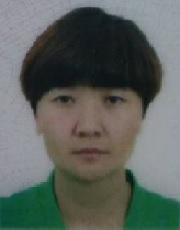
#> input picture Test/111.jpg, 180 x 230 px
$ jupyter execute --allow-errors Mesh.ipynb
#> lines starting #> are read from the running program, lines starting #| are printed output that depends on the picture
[cell 1]
#!/usr/bin/python3
import os, cv2 #,matplotlib; matplotlib.use('Agg')
from pylab import * # import matplotlib & numpy

# tp = [Type=0-3, Fix/Scale=0/1, Noise Scale=0-1]
#####################################################################
# Create Normalized Curve:
def Curve(tp, p, t): # normalized curve
    if type(tp)!=str: tp = "sps" # tp=tp[0]
    s1 = p[2] * np.sin((p[0]*t+p[1])*np.pi)
    s2 = p[5] * np.sin((p[3]*t+p[4])*np.pi)
    if "sps" in tp: return (s1 + s2)/(abs(p[2]) + abs(p[5]))
    if "sms" in tp: return (s1 * s2)/(abs(p[2]) * abs(p[5]))
    if len(p)>=9: s3 = p[8] * np.sin((p[6]*t+p[7])*np.pi)
    if "sss" in tp: return (s1 + s2 + s3)/(abs(p[2])+abs(p[5])+abs(p[8]))

# Get Random [linewidth, alpha] Pairs:
def LwAl(tp, n=1, dx=180): # random [linewidth, alpha] pair
    wa = np.random.rand(2*n); f = tp[1]*(dx/180-1)+1 # scale ratio
    wa[::2] = [round(f*(1.1*i+2),2) for i in wa[::2]] # linewidth
    wa[1::2] = [round(0.4*i+0.2,2) for i in wa[1::2]] # alpha
    if tp[0]==3: wa[::2] = round(f,2); # linewidth for tp=3
    return wa # type: np.array

# Rotate or Affine the Curve:
def RoAf(t, y, ra=0, af=None): # rotate or affine the curve
    if type(ra)!=np.ndarray: # rotational angle -> matrix
        ra *= np.pi; ra = np.array([[cos(ra),-sin(ra)],[sin(ra),cos(ra)]])
    if type(af)==np.ndarray: ra = ra.dot(af); # affine & rotate
    y = ra.dot(np.array([t,y])) # rotate/affine the curve
    return y[0,:], y[1,:] # t'=y[0,:], y'=y[1,:]

# Draw Curve with Annotation:
def DrawCu(tp, p=None, xi=0, dx=20, yo=0, A=1, ra=0, af=0, wa=[]): # draw curve
    if type(tp)!=list and type(tp)!=tuple: tp = [tp,0,0] # default
    tp, fs, no = tp # tp[0]=Type, tp[1]=Fix/Scale, tp[2]=Noise Scale
    if p==None or len(p)<6: # default: random curve parameters
        p = [round(2*i,2) for i in np.random.rand(9)]; p[2]=p[5]=p[8]=1
    t = np.linspace(xi, xi+2*dx, round(2*dx*(np.random.rand()+1)), endpoint=True)
    no = no/5 * (1+(tp==3)) * (np.random.rand(len(t))-0.5) # noise
    y = A * (Curve(tp,p,t) + yo + no) # vertically scale + translate
    t,y = RoAf(t-(xi+dx), y, ra, af) # horizontally adjust -> rotate/affine
    if len(wa)<2: wa = LwAl([tp,fs], 1, dx); # get [linewidth,alpha] pair
    an = str(tp)+": "+", ".join([str(i) for i in p])+"->"+", ".join([str(i) for i in wa])
    plot(t, y, color="k", lw=wa[0], alpha=wa[-1], label=an)
    return t, y, wa, p

[cell 2]
#####################################################################
# Extract sps Cell Parameters:
def Paras(tp, dx, A, f): # Extract sps Cell Parameters
    tp, yf = tp[0], tp[1]*(dx/180-1)+1 # Cell scale ratio
    if tp==0: # Reticulate Pattern Type0
        A = 42*yf; f = 12/dx; p = [0.2*f, 3/8, 0.5, 0.8*f, 0, 0.8]
    elif tp==1: # Reticulate Pattern Type1
        A = 30*yf; f = 8/dx; p = [0.2*f, 3/8, 0.5, 0.8*f, 0, 0.75]
    elif tp==2: # Reticulate Pattern Type2
        A = 55*yf; f = 8/dx; p = [0.2*f, 3/8, 0.5, 0.8*f, 0, 0.8]
        f = np.array([[1,-0.5],[-0.15,1]]); # Affine Matrix
    elif tp==3: # Reticulate Pattern Type3
        A = 10*yf; f = 7.5/dx; p = [0.2*f, 3/8, 0.5, 0.8*f, 0, 0.8]
        f = np.array([[1.15,1.1],[-0.45,0.7]]); # Affine Matrix
    else: A *= yf; f /= dx; p = [0.2*f, 3/8, 0.5, 0.8*f, 0, 0.8-tp%2/10]
    return A, p, f

# Draw Reticulate Pattern Cell(sps):
def DrawCel(tp, dx, yi=0, ra=0, wa=[], A=42, f=12): # draw sps cell
    xi = round(dx*np.random.rand(), 1)
    dy = round(0.2+(np.random.rand()-0.5)/10, 3)
    A,p1,f = Paras(tp,dx,A,f); # get sps Cell Parameters
    p2 = p1.copy(); p2[::-3] = [-i for i in p2[::-3]]
    t = np.linspace(xi, xi+2*dx, round(2*dx*(np.random.rand()+1)), endpoint=True);
    no1 = tp[2]/5 * (1+(tp[0]==4)) * (np.random.rand(len(t))-0.5) # noise
    no2 = tp[2]/5 * (1+(tp[0]==4)) * (np.random.rand(len(t))-0.5) # noise
    y1 = A * (Curve(tp[0],p1,t) + (yi+dy) + no1); # vertically scale + trans
    y2 = A * (Curve(tp[0],p2,t) + (yi-dy) + no2); # vertically scale + trans
    t -= xi+dx; t1,y1 = RoAf(t,y1,ra,f); t2,y2 = RoAf(t,y2,ra,f) # rotate/affine
    plot(t1, y1, color="b", lw=wa[0], alpha=wa[-1]) # same alpha
    plot(t2, y2, color="b", lw=wa[2], alpha=wa[-1]) # same alpha
    return [t1,y1, t2,y2]

# Draw Reticulate Pattern Cell(sps):
def DrawCell(tp, dx, yi=0, ra=0, wa=[], A=42, f=12): # draw sps cell
    xi = round(dx*np.random.rand(), 1)
    dy = round(0.2+(np.random.rand()-0.5)/10, 3)
    A,p1,f = Paras(tp,dx,A,f); # get sps Cell Parameters
    p2 = p1.copy(); p2[::-3] = [-i for i in p2[::-3]]
    # DrawCu set alpha=wa[-1], thus Curve Cells have same alpha:
    t1,y1,w1,p1 = DrawCu(tp, p1, xi, dx, yi+dy, A, ra, f, wa=wa[:])
    t2,y2,w2,p2 = DrawCu(tp, p2, xi, dx, yi-dy, A, ra, f, wa=wa[2:])
    return [t1,y1, t2,y2]

# Add Mesh to Image:
def Add2Im(im, tp, ro=None, wa=None, gap=1.6, fun=DrawCell): # add to image
    if type(im)==str: im = imread(im) # load image
    n = im.shape; y,x = n[0],n[1]; n = y//20 # width & height
    if ro==None: ro = 2*np.random.rand()-1 # randomly rotate
    if wa==None or len(wa)<4: wa = LwAl(tp,2,x) # [lw,alpha]
    ofs = round(1.5*np.random.rand(), 2)
    gap = round(gap+(np.random.rand()-0.3)/10, 2); net = []
    for i in range(2*n): net += fun(tp, x, gap*(i-n)+ofs, ro, wa=wa)
    subplots_adjust(left=0, right=1, bottom=0, top=1, hspace=0, wspace=0)
    imshow(im, extent=(-x/2,x/2,-y/2,y/2)); axis("off"); xticks([]); yticks([])
    return net

# Save Mesh Image with Mask(by black.png):
def SaveIm0(im, out, tp, qt=20, ms=None, ro=None, wa=None, gap=1.6):
    if type(im)==str: im = imread(im) # load image
    dpi = 72; n = im.shape; y,x = n[0],n[1] # width & height
    figure(figsize=(x/dpi, y/dpi), dpi=dpi) # set figsize
    net = Add2Im(im, tp, ro, wa, gap); savefig(out, dpi=dpi)
    if type(qt)!=int: qt = np.random.randint(qt[0],qt[1]) # quality
    cv2.imwrite(out, cv2.imread(out), [cv2.IMWRITE_JPEG_QUALITY, qt])
    if ms != None: # output mask image
        if type(ms) != str: ms = "./Test/blank.png";
        imshow(imread(ms), extent=(-x/2,x/2,-y/2,y/2))
        out = out[:-4]+"_m.png"; savefig(out); im = cv2.imread(out, 0)
        ret,im = cv2.threshold(im, 250, 255, cv2.THRESH_BINARY_INV)
        cv2.imwrite(out, im, [int(cv2.IMWRITE_PXM_BINARY), 1])
    close("all"); return net

# Save Mesh Image with Mask:
def SaveIm(im, out, tp, qt=20, ms=None, ro=None, wa=None, gap=1.6):
    if type(im)==str: im = imread(im) # load image
    n = im.shape; y,x = n[0],n[1]; n = y//20 # width & height
    if ro==None: ro = 2*np.random.rand()-1 # randomly rotate
    if wa==None or len(wa)<4: wa = LwAl(tp,2,x) # [lw,alpha]
    ofs = round(1.5*np.random.rand(), 2)
    gap = round(gap+(np.random.rand()-0.3)/10, 2); net = []
    dpi = 72; figure(figsize=(x/dpi, y/dpi), dpi=dpi); axis("off")
    subplots_adjust(left=0, right=1, bottom=0, top=1, hspace=0, wspace=0)
    for i in range(2*n): net += DrawCell(tp, x, gap*(i-n)+ofs, ro, wa=wa)
    if ms != None: # output mask image
        xlim(-x/2,x/2); ylim(-y/2,y/2); ms = out[:-4]+"_m.png"
        savefig(ms, facecolor="w", dpi=dpi); tmp = cv2.imread(ms, 0)
        gap,tmp = cv2.threshold(tmp, 250, 255, cv2.THRESH_BINARY_INV)
        cv2.imwrite(ms, tmp, [int(cv2.IMWRITE_PXM_BINARY), 1])
    imshow(im, extent=(-x/2,x/2,-y/2,y/2)); savefig(out, dpi=dpi)
    if type(qt)!=int: qt = np.random.randint(qt[0],qt[1]) # quality
    cv2.imwrite(out, cv2.imread(out), [cv2.IMWRITE_JPEG_QUALITY, qt])
    close("all"); return net

[cell 3]
#####################################################################
# Crop Randomly OR Resize Image:
def Crop(im, size, op="cut"): # size=(height,width), op=crop/resize
    if type(im)==str: im = cv2.imread(im) # OR: pylab.imread(im)
    if type(size)!=np.ndarray: size = np.array(size) # (height,width)
    imsz = np.array([im.shape[0],im.shape[1]]) # (height,width,depth)
    if ("c" in op) and (imsz>=size).all(): # True only if all elements are Ture
        xy = np.array([np.random.randint(i) for i in imsz-size+1]); br = xy+size
        return im[xy[0]:br[0], xy[1]:br[1]] # randomly crop/cut
    else: return cv2.resize(im, (size[1],size[0]), interpolation=cv2.INTER_AREA)

# Batch Adding Meshes to Images and Saving:
def BatchSave(src, tp, qt=20, num=None, ms=None):
    tp, fs, no = tp # parse: Type,Fix/Scale,Noise
    if type(tp)==int: tp = [tp] # tp=range/list/tuple
    N = len(tp); SZ = (220,178) # default (height,width)
    if num==None or type(num)!=int: num = N # default=N
    id = [i%N for i in range(num)] # default index of tp
    scr = os.path.abspath(src); ss = os.path.split(src)[-1]
    dst = ss + "_".join([str(i) for i in ["",fs,no]]) # target
    out = lambda im,k="": im.replace(ss,dst)[:-4]+"_"+str(k)+".jpg"
    for path,sub,file in os.walk(src): # traverse src
        os.mkdir(path.replace(ss,dst)); os.chdir(path) # cd path
        for im in file: # loop images in path
            im = os.path.join(path, im) # uesd in out()
            if num<N: id = np.random.choice(N, num, False) # non-repetitive
            for i in range(num): SaveIm(im, out(im,i), (tp[id[i]],fs,no), qt, ms)
            # Crop/Resize Images->Save->Add Meshes to res/out(im):
            #res = Crop(imread(im), SZ, "cut") # try: cv2.imread or "resize"
            #cv2.imwrite(out(im), res[:,:,::-1], [cv2.IMWRITE_JPEG_QUALITY, 95])
            #for i in range(num): SaveIm(res, out(im,i), (tp[id[i]],fs,no), qt, ms)
    os.chdir(os.path.join(src,"..")) # cd parent directory

[cell 4]
# Random search paras:
figure(figsize=(16,3))
DrawCu("sps",yo=0); DrawCu("sps",yo=2);
legend(loc='lower right'); show()

[cell 5]
# Finetune paras of sps:
figure(figsize=(16,4))
# [26 lines of commented-out code are left out]
p = [0.2, 3/8, 0.5, 0.8, 0.0, 0.8]; DrawCu("sps", p, yo=0.5) # Good
p = [0.2, 3/8, -0.5, 0.8, 0.0, -0.8]; DrawCu("sps", p, yo=0) # Good
p = [0.2, 3/8, 0.5, 0.8, 0.0, 0.7]; DrawCu("sps", p, yo=-1.55) # Good
p = [0.2, 3/8, -0.5, 0.8, 0.0, -0.7]; DrawCu("sps", p, yo=-2) # Good
legend(loc='lower right'); show()

[cell 6]
# Finetune paras of sss:
figure(figsize=(16,3))
#p = [1.0, 0.0, 1, 1.2, 0.5, 1, 0.05, 0.0, 0.2]; DrawCu("sss", p, yo=2)
#p = [1.0, 0.0, 1, 1.2, 0.5, 1, 0.05, 0.35, 1]; DrawCu("sss", p, yo=0)
#p = [1.0, 0.0, 1, 1.2, 1.5, 0.3, 0.02, 0.35, 0.6]; DrawCu("sss", p, yo=2)
p = [0.2, 3/8, 0.7, 0.8, 0, 1, 0.4, 0.8, 0]; DrawCu("sss", p, yo=1.5)
p = [0.2, 3/8, 0.7, 0.8, 0, 1, 0.2, 11/8, 0.3]; DrawCu("sss", p, yo=0.2)
#p = [0.2, 3/8, -0.7, 0.8, 0, -1, 0.2, 11/8, -0.3]; DrawCu("sss", p, yo=0)
legend(loc='lower right'); show()

[cell 7]
# Search paras for Type2:
figure(figsize=(16,3))
p = [0.1, 0, 2, 1.5, 0, 0.4]; DrawCu("sps", p, yo=0)
p = [0.1, 0, 2, 1.5, 0, -0.4]; DrawCu("sps", p, yo=0.1)
legend(loc='lower right'); show()
#> after `legend(loc='lower right')`:
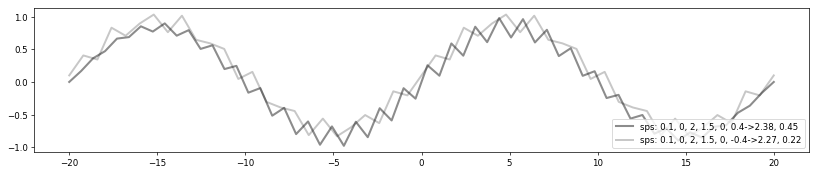
#> figure drawn by matplotlib, 1 panel; curve peaks at x = 4.41, y = 0.976; curve peaks at x = -15.2, y = 1.03

[cell 8]
# Test Rotations:
figure(figsize=(8,3)); tp = (0,1,0.1); wa = [3,0.4, 2,0.5]
subplot(1,2,1);
for i in range(4): DrawCel(tp, 80, (i-1)*1.5, 0.1, wa, f=8)
subplot(1,2,2);
for i in range(4): DrawCell(tp, 80, (i-1)*1.5, 0.1, wa, f=8)
show()
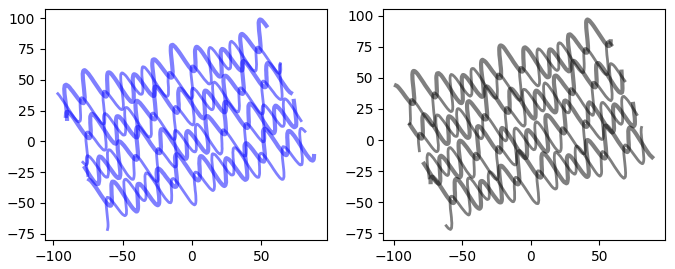
#> figure drawn by matplotlib, 2 panels

[cell 9]
# Test Affine:
figure(figsize=(12,3)); tp = (4,0,0.2); wa = [3,0.4, 2.5,0.4]
ro = np.array([[1,0],[0,1]]);
af1 = np.array([[1,0.2],[0,1]]);
af2 = np.array([[1,0],[0.6,1]]);
subplot(1,3,1); DrawCel(tp, 50, 0, ro, wa, f=5);
subplot(1,3,2); DrawCel(tp, 50, 0, af1, wa, f=5);
subplot(1,3,3); DrawCell(tp, 50, 0, af2, wa, f=5);
show()
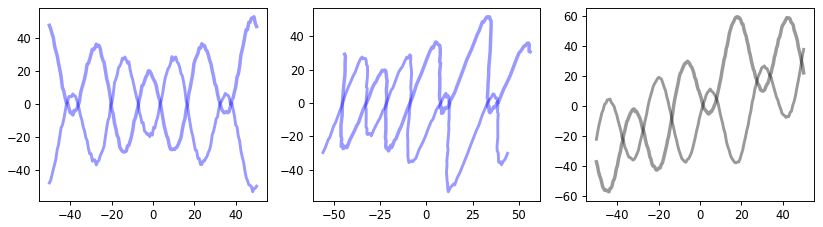
#> figure drawn by matplotlib, 3 panels; panel 1: curve peaks at x = 48.74, y = 52.7; panel 1: curve peaks at x = 9.12, y = 28.64; panel 3: curve peaks at x = 18.18, y = 59.45; panel 3: curve peaks at x = 50, y = 37.63

[cell 10]
# Test Type0:
figure(figsize=(7.25,6))

im = imread("./Test/111.jpg");
#> im is the input picture: shape (230, 180, 3); mean R, G, B 91.8, 98.5, 93.2
im2 = imread("./Test/N1.1.jpg");
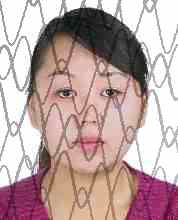
#> input picture Test/N1.1.jpg, 178 x 220 px
#> im2 is the input picture: shape (220, 178, 3); mean R, G, B 187, 162.6, 161.6
tp = (0, 1, 0.4); wa = [2.2,0.4, 3,0.4];
subplot(2,3,1); imshow(im); axis("off"); title("From ID");
subplot(2,3,2); Add2Im(im, tp, ro=0.0, wa=wa); title("Our Net");
subplot(2,3,3); imshow(im2); axis("off"); title("Original");

im = imread("./Test/222.jpg");
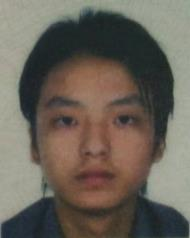
#> input picture Test/222.jpg, 190 x 238 px
#> im is the input picture: shape (238, 190, 3); mean R, G, B 105.8, 98.6, 88.6
im2 = imread("./Test/N1.2.jpg");
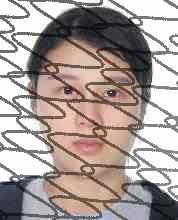
#> input picture Test/N1.2.jpg, 178 x 220 px
#> im2 is the input picture: shape (220, 178, 3); mean R, G, B 167.7, 156, 152.3
tp = (0, 1, 0.4); wa = [3,0.6, 3,0.6];
subplot(2,3,4); imshow(im); axis("off");
subplot(2,3,5); Add2Im(im, tp, ro=0.4, wa=wa);
subplot(2,3,6); imshow(im2); axis("off");

savefig("./Test/out1.jpg"); show()
#> after `savefig('./Test/out1.jpg')`:
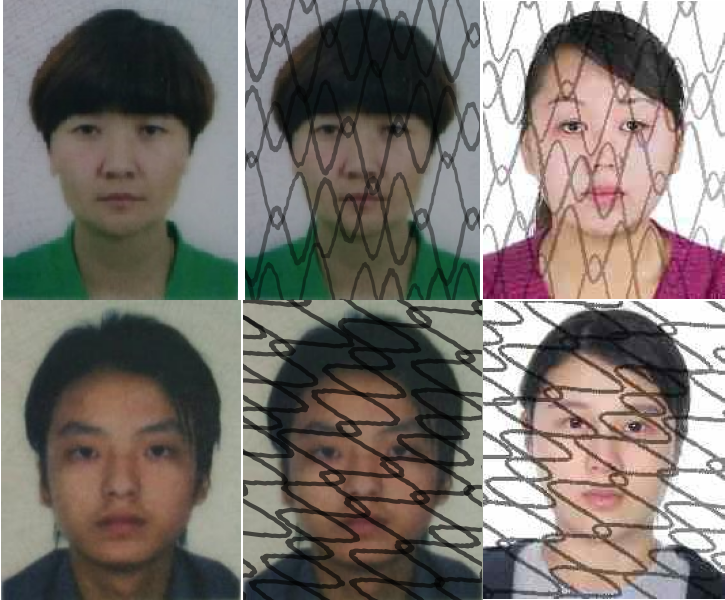
#> figure drawn by matplotlib, 6 panels

[cell 11]
# Test Type1:
figure(figsize=(7.25,6))

im = imread("./Test/111.jpg");
im2 = imread("./Test/N2.1.jpg");
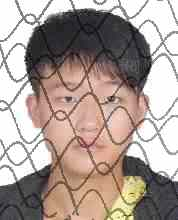
#> input picture Test/N2.1.jpg, 178 x 220 px
#> im2 is the input picture: shape (220, 178, 3); mean R, G, B 169.7, 155.2, 148.2
tp = (1, 1, 0.45); wa = [2.5,0.5, 3,0.4];
subplot(2,3,1); imshow(im); axis("off"); title("From ID");
subplot(2,3,2); Add2Im(im, tp, ro=-0.03, wa=wa, gap=1.6); title("Our Net");
subplot(2,3,3); imshow(im2); axis("off"); title("Original");

im = imread("./Test/222.jpg");
#> (the rest of this cell did not finish here and is left out)

[cell 12]
# Test Type2:
figure(figsize=(7.25,6));

im = imread("./Test/111.jpg");
#> (the rest of this cell did not finish here and is left out)

[cell 13]
# Test Type3:
figure(figsize=(7.25,6)); tp = (3, 1, 0.6);

im = imread("./Test/111.jpg");
#> (the rest of this cell did not finish here and is left out)

[cell 14]
# Test SaveIm:
src = "E:/Hua/PyCharm/Test"
tp = [range(4), 0, 0.3]
tp = [range(4), 1, 0.3]
BatchSave(src, tp, qt=95, num=3, ms=None);
#> in SaveIm, `imshow(im, extent=(-x / 2, x / 2, -y / 2, y / 2))`:
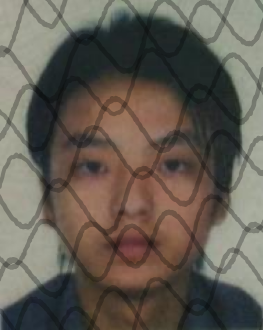
#> figure drawn by matplotlib, 1 panel
#> in SaveIm, `cv2.imwrite(out, cv2.imread(out), [cv2.IMWRITE_JPEG_QUALITY, qt])`:
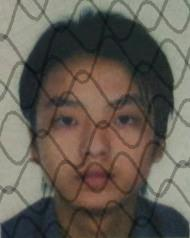
#> saved as 222_0.jpg: shape (238, 190, 3); mean B, G, R 83.5, 93.1, 100
